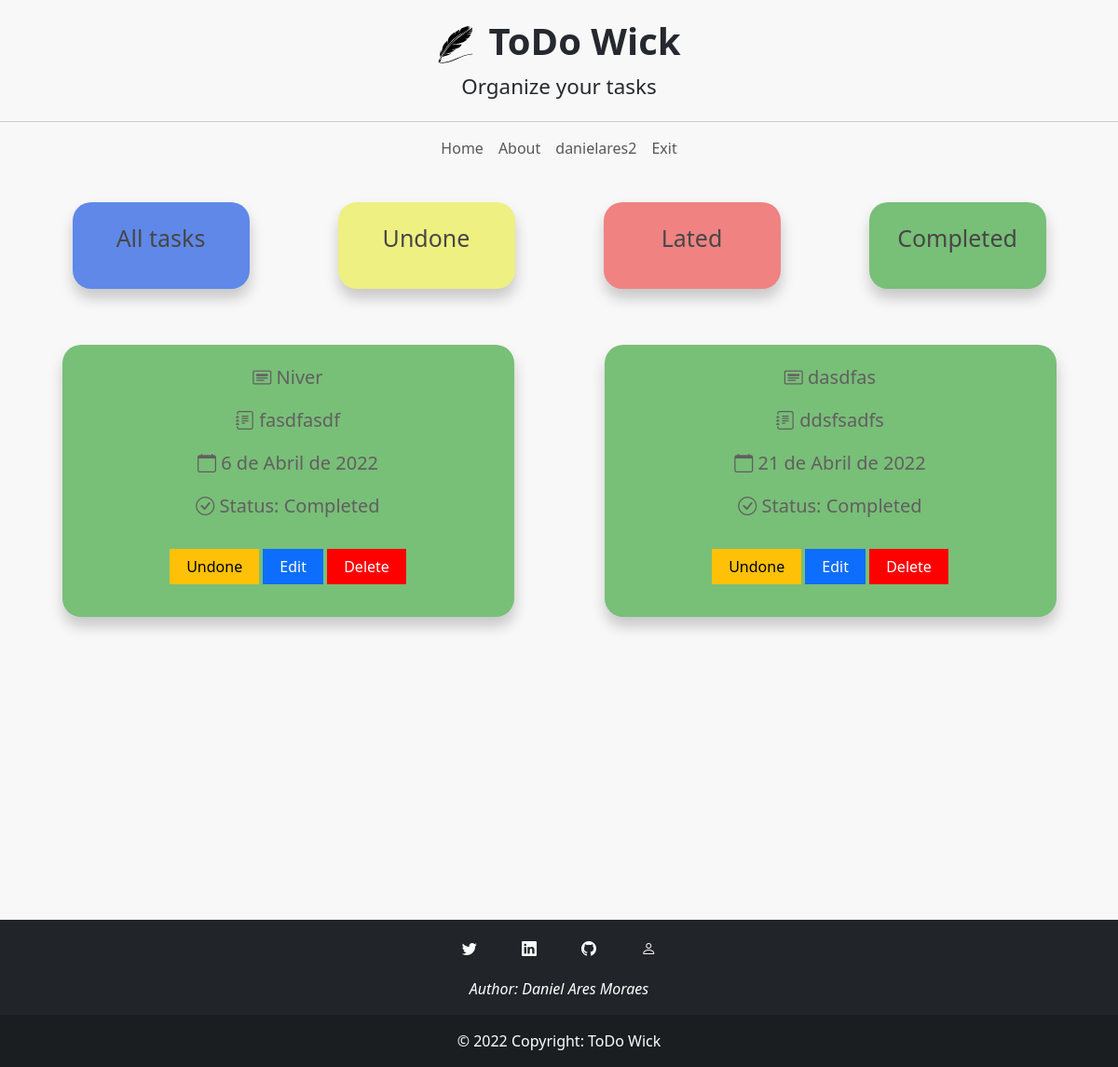
The app's page /complete-tasks/ (signed in) with its own data.
### task/models.py (models this page shows)
class Task(models.Model):
    user = models.ForeignKey(User, on_delete= models.CASCADE, null=True, blank=True)
    title = models.CharField(max_length=100)
    description = models.CharField(max_length=250)
    creation_date = models.DateField(auto_now=True)
    due_date =models.DateField(blank=True, null=True)
    completed = models.BooleanField(default=False)
    lated = models.BooleanField(default=False)
    def __str__(self):
        return self.title
    class Meta:
        order_with_respect_to = 'user'

### task/views.py (the view)
# urls.py: path('complete-tasks/', login_required(CompleteTasksView.as_view()), name='complete-tasks'),
@method_decorator(login_required, name='dispatch')
class CompleteTasksView(TemplateView):
    template_name = 'task/all-my-tasks.html'
    def get_context_data(self, **kwargs):
        user_id = self.request.user.id
        context = super().get_context_data(**kwargs)
        context['tasks'] = Task.objects.filter(user = user_id, completed=True).order_by("due_date")
        return context

### templates/task/all-my-tasks.html (shortened to what this page needs)
{% extends 'base.html' %}
{% load bootstrap5 %}
{% block content %}
<div class="container min-vh-100">
    <div class="row align-items-center">
        <a href="{% url 'all-my-tasks' %}" class="col-md-2 item" id="all">
            <p>All tasks</p>
        </a>
        <a href="{% url 'undone-tasks' %}" class="col-md-2 item" id="undone">
            <p>Undone</p>
        </a>
        <a href="{% url 'lated-tasks' %}" class="col-md-2 item" id="lated">
            <p>Lated</p>
        </a>
        <a href="{% url 'complete-tasks' %}" class="col-md-2 item" id="completed">
            <p>Completed</p>
        </a>
    </div>
    <div class="row align-items-center gx-5">
        {% for task in tasks %}
        <div class="col-md-5 item completed-{{task.completed}} lated-{{task.lated}}" id="my-task">
            <p id="task-name">
                <i class="bi bi-card-heading"></i>
                {{task}}
            </p>
            <p id="task-description">
                <i class="bi bi-journal-text"></i>
                {{task.description}}
            </p>
            <p id="task-due-date">
                <i class="bi bi-calendar"></i>
                {{task.due_date}}
            </p>
            <p id="task-due-date">
                <i class="bi bi-check-circle"></i>
                Status:
                {% if task.completed == False %}
                Undone
                {% else %}
                Completed
                {% endif %}
            </p>
            <div class="btn-tasks">
                {% if task.completed == False %}
                <button type="button" class="btn btn-success" data-bs-toggle="modal"
                    data-bs-target="#modalComplete{{task.id}}">Complete</button>
                {% else %}
                <button type="button" class="btn btn-warning" data-bs-toggle="modal"
                    data-bs-target="#modalComplete{{task.id}}">Undone</button>
                {% endif %}
                <a href="{% url 'my-task' task.id %}" class="btn btn-primary">Edit</a>
                <button type="button" class="btn btn-danger" data-bs-toggle="modal"
                    data-bs-target="#modalDelete{{task.id}}">Delete</button>
            </div>
        </div>
        {% endfor %}
    </div>
</div>
{% endblock %}

### templates/base.html (shortened to what this page needs)
{% load static %}
{% load bootstrap5 %}
<!DOCTYPE html>
<html lang="en">
<head>
    {% bootstrap_css %}
    <link rel="stylesheet" href="https://cdn.jsdelivr.net/npm/bootstrap-icons@1.8.1/font/bootstrap-icons.css">
    <link rel="stylesheet" href="{% static '/css/styles.css' %}">
</head>
<body>
    <div class="container-fluid">
        <header class="row" id="header">
            <div id="logo-container">
                <img src="{% static '/images/logo.svg' %}" alt="Art" id="logo">
                <h1 class="title">ToDo Wick</h1>
            </div>
            <p>Organize your tasks</p>
        </header>
        <nav class="navbar navbar-expand-md navbar-light bg-faded">
            <div class="container-fluid">
                <div class="collapse navbar-collapse justify-content-end" id="navbar-links">
                    <ul class="navbar-nav mx-auto">
                        <li class="nav-item active text-center">
                            <a class="nav-link" href="{% url 'index' %}">Home</a>
                        </li>
                        <li class="nav-item active text-center">
                            <a class="nav-link" href="{% url 'about' %}">About</a>
                        </li>
                        {% if user.is_anonymous %}
                        <li class="nav-item text-center">
                            <a class="nav-link" href="{% url 'login' %}">Login</a>
                        </li>
                        <li class="nav-item text-center">
                            <a class="nav-link" href="{% url 'register' %}">SignUp</a>
                        </li>
                        {% else %}
                        <li class="nav-item text-center">
                            <a class="nav-link" href="#">{{user.username}}</a>
                        </li>
                        <li class="nav-item text-center">
                            <a class="nav-link" href="{% url 'logout' %}">Exit</a>
                        </li>
                        {% endif %}
                    </ul>
                </div>
            </div>
        </nav>
    </div>
    <main>
        {% block content %}
        {% endblock %}
        {% include 'footer.html' %}
    </main>
</body>
</html>

### static/css/styles.css (style rules this page uses)
body, html { color: #25282e; background-color: #f8f8f8; }
a, i { text-decoration: none; }
header h1 { font-weight: 900; }
header p { font-size: 1.4em; font-weight: 400; }
.btn { text-decoration: none; padding: 7px 18px; border: 0; border-radius: 0; }
.btn.btn-danger { text-decoration: none; background-color: red; color: #fff; padding: 7px 18px; border: 0; border-radius: 0; }
#header { text-align: center; padding: 20px; border-bottom: 1px solid #ccc; }
#header p { margin-bottom: 0; }
#logo-container { display: flex; justify-content: center; }
#logo { width: 40px; margin-right: 15px; }
.btn.btn-primary, .btn.btn-danger, .btn.btn-success, .btn.btn-warning { width: 100%; margin-top: 15px; margin-bottom: 15px; }
@media (min-width: 786px) { .btn.btn-primary, .btn.btn-danger, .btn.btn-success, .btn.btn-warning { width: auto; } }
.row.align-items-center { align-content: center; height: 100%; padding: 10px 0; }
.col-md-5.item { border-radius: 20px; box-shadow: .5px 10px 15px rgba(0, 0, 0, .2); margin: 20px auto; padding: 20px; background-color: #fff; color: rgb(98, 95, 95); }
.col-md-2.item { border-radius: 20px; box-shadow: .5px 10px 15px rgba(0, 0, 0, .2); margin: 20px auto; padding: 20px; color: rgb(72, 70, 70); }
.col-md-2.item#all { background-color: rgb(95, 136, 232); }
.col-md-2.item#completed { background-color: rgb(120, 191, 120); }
.col-md-2.item#undone { background-color: rgb(238, 240, 130); }
.col-md-2.item#lated { background-color: rgb(240, 130, 130); }
.col-md-2.item p { text-align: center; font-size: 25px; }
.col-md-5.item p { text-align: center; font-size: 40px; transition: .3s; }
.col-md-5.item { border-radius: 20px; box-shadow: .5px 10px 15px rgba(0, 0, 0, .2); margin: 20px auto; padding: 20px; background-color: #fff; }
.col-md-5.item.completed-True { background-color: rgb(120, 191, 120); }
.col-md-5.item .btn-tasks { text-align: center; }
.col-md-5.item#my-task p { font-size: 20px; }

### records on screen
Task: title "Niver", description "fasdfasdf", due_date "6 de Abril de 2022", completed "Completed"
Task: title "dasdfas", description "ddsfsadfs", due_date "21 de Abril de 2022", completed "Completed"

### other values on screen
{{ user.username }} "danielares2"
